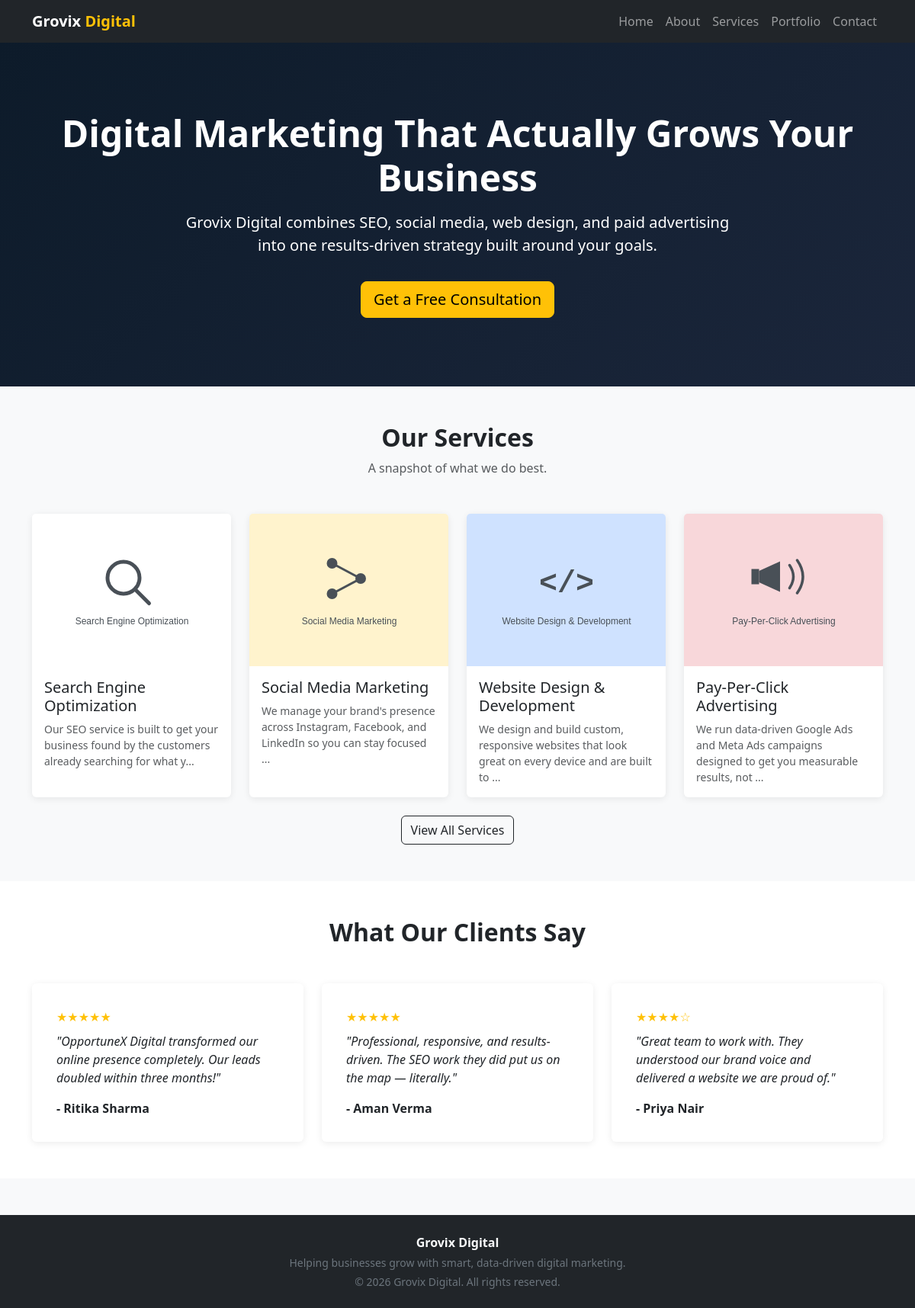
Before: / with the older database file.
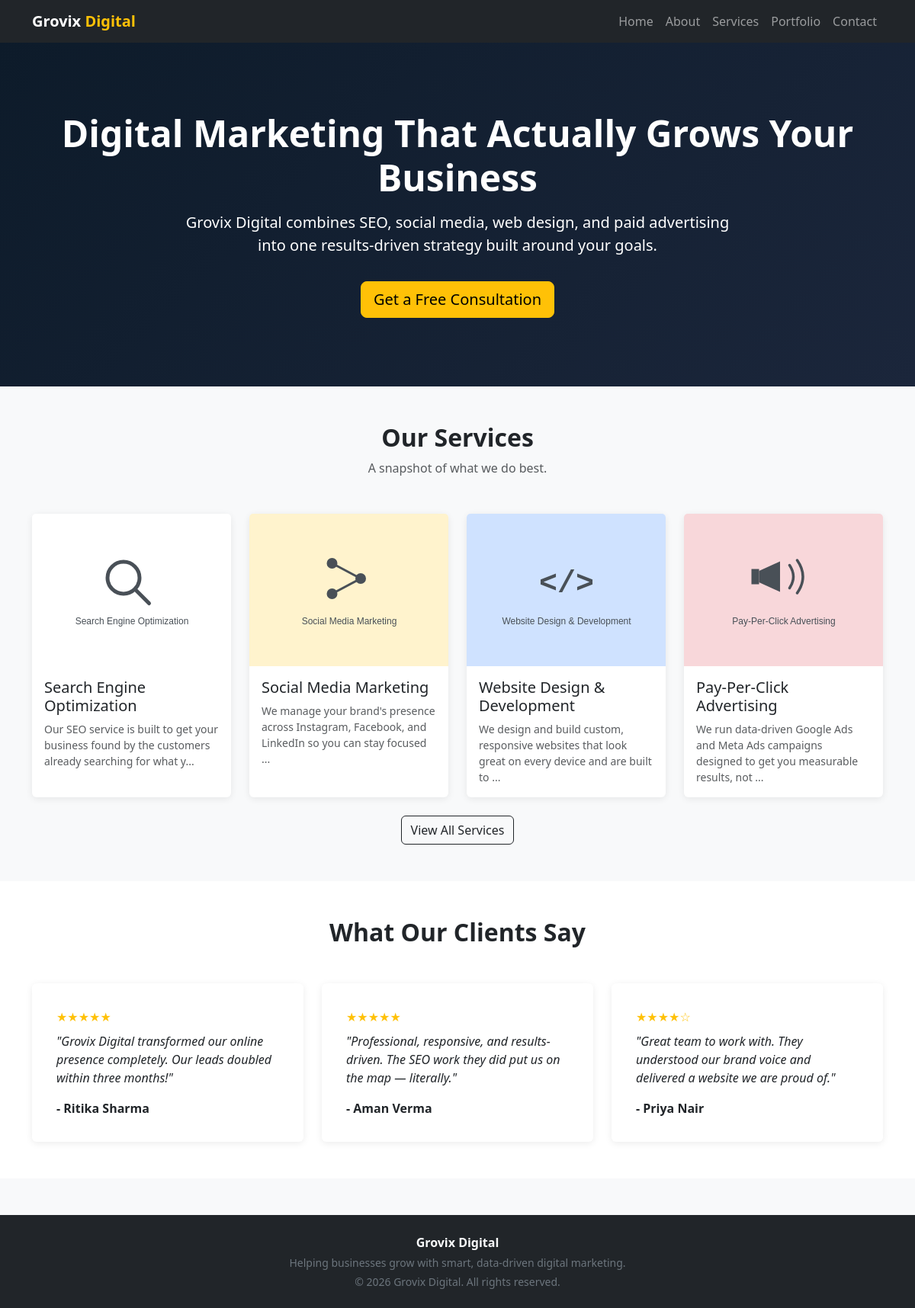
After: the same page with the newer database file.
### tables this page shows
CREATE TABLE services (
    id INT AUTO_INCREMENT PRIMARY KEY,
    title VARCHAR(150) NOT NULL,
    description TEXT NOT NULL,
    image VARCHAR(255) DEFAULT NULL,
    meta_title VARCHAR(160) DEFAULT NULL,
    meta_description VARCHAR(300) DEFAULT NULL,
    created_at TIMESTAMP DEFAULT CURRENT_TIMESTAMP
);

CREATE TABLE testimonials (
    id INT AUTO_INCREMENT PRIMARY KEY,
    client_name VARCHAR(150) NOT NULL,
    message TEXT NOT NULL,
    rating TINYINT NOT NULL DEFAULT 5,
    image VARCHAR(255) DEFAULT NULL,
    created_at TIMESTAMP DEFAULT CURRENT_TIMESTAMP
);

### includes/functions.php (called while the page is built, shortened)
<?php
function clean_input($value) {
    return htmlspecialchars(trim($value ?? ''), ENT_QUOTES, 'UTF-8');
}
function service_image_url($filename, $title = '') {
    $title = strtolower($title);
    if (str_contains($title, 'seo') || str_contains($title, 'search engine')) {
        return BASE_URL . '/assets/img/placeholder-seo.svg';
    }
    if (str_contains($title, 'social media') || str_contains($title, 'smm')) {
        return BASE_URL . '/assets/img/placeholder-smm.svg';
    }
    if (str_contains($title, 'web design') || str_contains($title, 'web development') || str_contains($title, 'website')) {
        return BASE_URL . '/assets/img/placeholder-webdev.svg';
    }
    if (str_contains($title, 'pay-per-click') || str_contains($title, 'ppc') || str_contains($title, 'advertising')) {
        return BASE_URL . '/assets/img/placeholder-ppc.svg';
    }
    return BASE_URL . '/assets/img/placeholder.svg';
}

### public/index.php (the view, shortened to what this page needs)
<?php
require_once __DIR__ . '/../includes/db.php';
require_once __DIR__ . '/../includes/functions.php';
require_once __DIR__ . '/../includes/header.php';
$services = [];
$result = mysqli_query($conn, "SELECT id, title, description, image FROM services ORDER BY created_at DESC LIMIT 4");
while ($row = mysqli_fetch_assoc($result)) {
    $services[] = $row;
}
$testimonials = [];
$result = mysqli_query($conn, "SELECT client_name, message, rating, image FROM testimonials ORDER BY created_at DESC LIMIT 6");
while ($row = mysqli_fetch_assoc($result)) {
    $testimonials[] = $row;
}
?>
<section class="hero text-center">
  <div class="container">
    <h1 class="display-5 fw-bold">Digital Marketing That Actually Grows Your Business</h1>
    <p class="lead col-lg-8 mx-auto mt-3">
      Grovix Digital combines SEO, social media, web design, and paid advertising
      into one results-driven strategy built around your goals.
    </p>
    <a href="contact.php" class="btn btn-warning btn-lg mt-3">Get a Free Consultation</a>
  </div>
</section>
<section class="py-5">
  <div class="container">
    <div class="text-center mb-5">
      <h2 class="fw-bold">Our Services</h2>
      <p class="text-muted">A snapshot of what we do best.</p>
    </div>
    <div class="row g-4">
      <?php foreach ($services as $service): ?>
        <div class="col-md-6 col-lg-3">
          <a href="service_detail.php?id=<?= (int)$service['id'] ?>" class="text-decoration-none text-reset">
            <div class="card card-service h-100">
              <img src="<?= service_image_url($service['image'], $service['title']) ?>" class="card-img-top" alt="<?= clean_input($service['title']) ?>">
              <div class="card-body">
                <h5 class="card-title"><?= clean_input($service['title']) ?></h5>
                <p class="card-text small text-muted"><?= clean_input(mb_strimwidth($service['description'], 0, 100, '...')) ?></p>
              </div>
            </div>
          </a>
        </div>
      <?php endforeach; ?>
    </div>
    <div class="text-center mt-4">
      <a href="services.php" class="btn btn-outline-dark">View All Services</a>
    </div>
  </div>
</section>
<section class="py-5 bg-white">
  <div class="container">
    <div class="text-center mb-5">
      <h2 class="fw-bold">What Our Clients Say</h2>
    </div>
    <div class="row g-4">
      <?php foreach ($testimonials as $t): ?>
        <div class="col-md-6 col-lg-4">
          <div class="card card-testimonial p-3">
            <div class="card-body">
              <div class="rating-stars mb-2">
                <?= str_repeat('&#9733;', (int)$t['rating']) . str_repeat('&#9734;', 5 - (int)$t['rating']) ?>
              </div>
              <p class="card-text fst-italic">"<?= clean_input($t['message']) ?>"</p>
              <p class="fw-bold mb-0">- <?= clean_input($t['client_name']) ?></p>
            </div>
          </div>
        </div>
      <?php endforeach; ?>
    </div>
  </div>
</section>
<?php require_once __DIR__ . '/../includes/footer.php'; ?>

### includes/header.php (shortened to what this page needs)
<!DOCTYPE html>
<html lang="en">
<head>
<link href="https://cdn.jsdelivr.net/npm/bootstrap@5.3.3/dist/css/bootstrap.min.css" rel="stylesheet">
<link href="<?= BASE_URL ?>/assets/css/style.css" rel="stylesheet">
</head>
<body>
<nav class="navbar navbar-expand-lg navbar-dark bg-dark sticky-top">
  <div class="container">
    <a class="navbar-brand fw-bold" href="<?= BASE_URL ?>/public/index.php">Grovix <span class="text-warning">Digital</span></a>
    <div class="collapse navbar-collapse" id="mainNav">
      <ul class="navbar-nav ms-auto">
        <li class="nav-item"><a class="nav-link" href="<?= BASE_URL ?>/public/index.php">Home</a></li>
        <li class="nav-item"><a class="nav-link" href="<?= BASE_URL ?>/public/about.php">About</a></li>
        <li class="nav-item"><a class="nav-link" href="<?= BASE_URL ?>/public/services.php">Services</a></li>
        <li class="nav-item"><a class="nav-link" href="<?= BASE_URL ?>/public/portfolio.php">Portfolio</a></li>
        <li class="nav-item"><a class="nav-link" href="<?= BASE_URL ?>/public/contact.php">Contact</a></li>
      </ul>
    </div>
  </div>
</nav>

### includes/footer.php (shortened to what this page needs)
<footer class="bg-dark text-light py-4 mt-5">
  <div class="container text-center">
    <p class="mb-1 fw-bold">Grovix Digital</p>
    <p class="mb-1 small text-secondary">Helping businesses grow with smart, data-driven digital marketing.</p>
    <p class="mb-0 small text-secondary">&copy; <?= date('Y') ?> Grovix Digital. All rights reserved.</p>
  </div>
</footer>
</body>
</html>

### assets/css/style.css (style rules this page uses)
body { font-family: 'Segoe UI', Arial, sans-serif; background-color: #f8f9fa; }
.hero { background: linear-gradient(135deg, #0d1b2a, #1b263b); color: #fff; padding: 90px 0; }
.card-service, .card-portfolio, .card-testimonial { border: none; box-shadow: 0 2px 10px rgba(0,0,0,0.08); transition: transform 0.2s ease; height: 100%; }
.card-service img, .card-portfolio img { height: 200px; object-fit: cover; }
.rating-stars { color: #ffc107; }

Changed rows visible on the page:
changed testimonials "Ritika Sharma": message "OpportuneX Digital transformed our online presence completely. Our leads doubled within three months!" → "Grovix Digital transformed our online presence completely. Our leads doubled within three months!"
